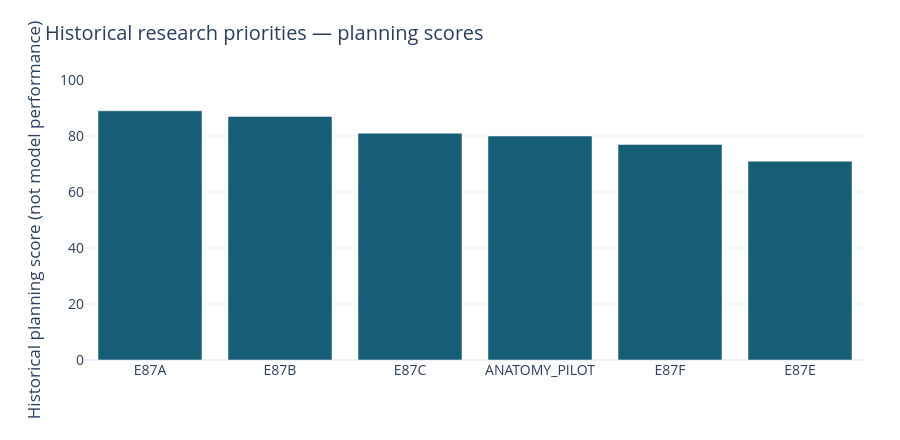

The notebook cell this image was saved under:
### Markdown cell above
## Historical research priorities

The project moved from surrogate-model iteration to parent reconstruction, acquisition and validation auditing, a negative geometry screen, and qualification of a pretrained knee-anatomy route.

The following **planning priorities are historical ordinal scores**, preserved from this notebook's original source. They are not accuracy, measured performance, probabilities of success, or a current experiment ranking.

### Code cell
from pathlib import Path
import io
import json

import matplotlib
matplotlib.use("Agg")
import matplotlib.pyplot as plt
import plotly.graph_objects as go
from IPython.display import display

ROOT = next(
    path for path in (Path.cwd(), *Path.cwd().parents)
    if (path / "reports/current_frontier/results.json").is_file()
)
report = json.loads((ROOT / "reports/current_frontier/results.json").read_text())


def display_chart(fig, static):
    """Persist interactive Plotly and static SVG from the same chart variables."""
    fig.update_layout(
        template="plotly_white", width=900, height=440,
        margin=dict(l=85, r=35, t=80, b=80), font=dict(size=14),
    )
    buffer = io.StringIO()
    static.savefig(buffer, format="svg", bbox_inches="tight")
    plt.close(static)
    display({
        "application/vnd.plotly.v1+json": json.loads(fig.to_json()),
        "image/svg+xml": buffer.getvalue(),
        "text/plain": fig.layout.title.text,
    }, raw=True)

# Historical planning scores from the original published notebook, not metrics.
priorities = {
    'E87A': 89, 'E87B': 87, 'E87C': 81,
    'ANATOMY_PILOT': 80, 'E87F': 77, 'E87E': 71,
}
labels = list(priorities)
values = list(priorities.values())
fig = go.Figure(go.Bar(x=labels, y=values, marker_color="#155e75"))
fig.update_layout(
    title="Historical research priorities — planning scores",
    yaxis_title="Historical planning score (not model performance)",
    yaxis_range=[0, 100],
)
static, ax = plt.subplots(figsize=(10, 4))
ax.bar(labels, values, color="#155e75")
ax.set(
    ylim=(0, 100), ylabel="Historical planning score",
    title="Historical research priorities — planning scores",
)
for i, value in enumerate(values):
    ax.text(i, value + 1, str(value), ha="center")
display_chart(fig, static)
print({
    'external_macro_roc_auc': report['public_score']['verified_official_score'],
    'primary_direction': 'anatomy_localized_global_local_parent_residual',
    'priorities': priorities, 'scope': 'historical Stage 96 planning snapshot',
})

### Figure 1 — Plotly figure (JSON) as saved in the notebook; plotly's stock layout.template omitted (floating-point values rounded to 4 significant figures)
{"data": [{"marker": {"color": "#155e75"}, "type": "bar", "x": ["E87A", "E87B", "E87C", "ANATOMY_PILOT", "E87F", "E87E"], "y": [89, 87, 81, 80, 77, 71]}], "layout": {"font": {"size": 14}, "height": 440, "margin": {"b": 80, "l": 85, "r": 35, "t": 80}, "title": {"text": "Historical research priorities — planning scores"}, "width": 900, "yaxis": {"range": [0, 100], "title": {"text": "Historical planning score (not model performance)"}}}}
